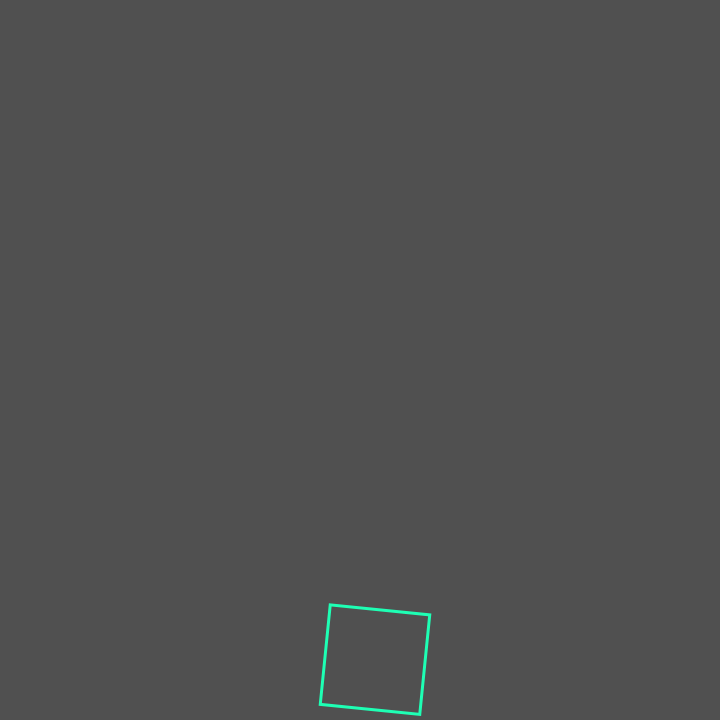
Frame 1 (no input)
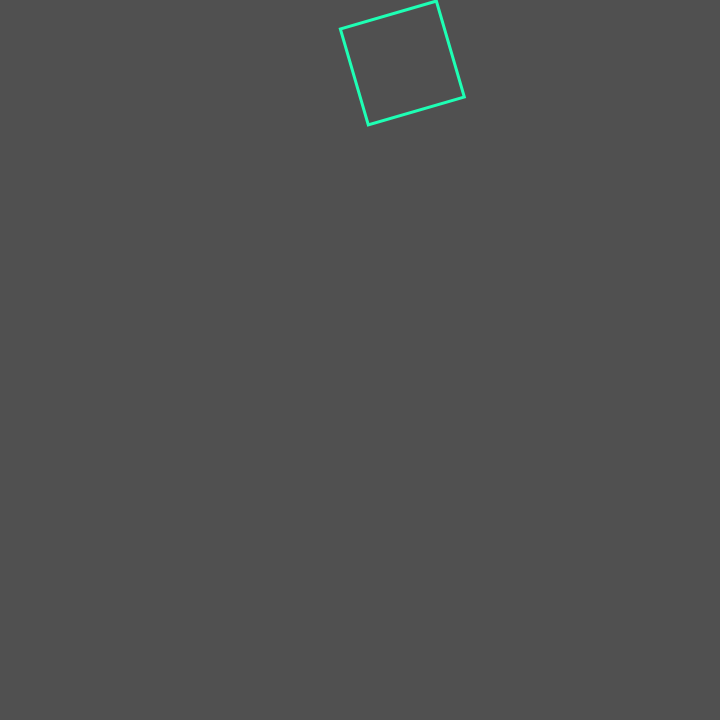
Frame 60 (no input)
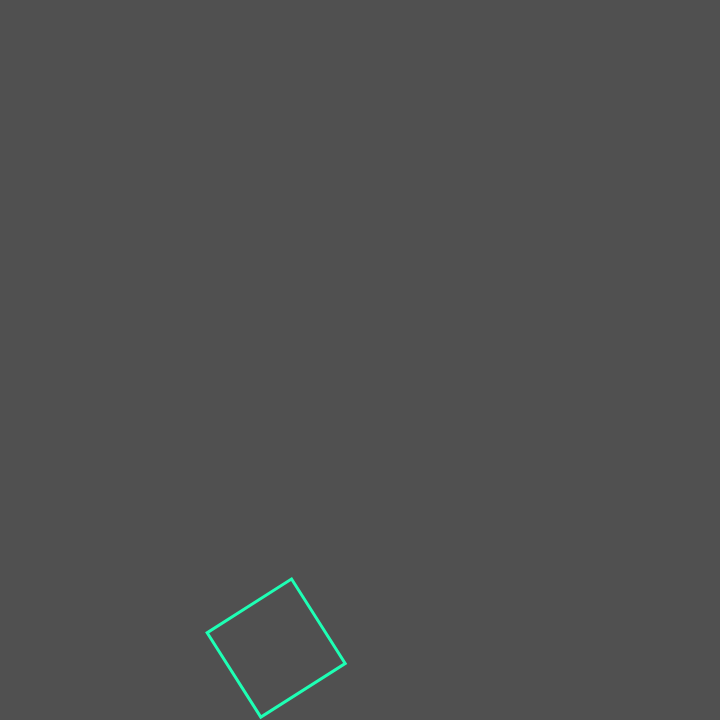
Frame 120 (the mouse pressed at the canvas centre since frame 60)

The p5.js sketch that drew these frames (run headless with seeded random() and noise() and a simulated clock; from frame 60 on, the mouse is pressed at the canvas centre):

// p5.js sketch
// ── sketch.js
function setup() {
  createCanvas(720, 720);
  rectMode(CENTER);
  strokeWeight(3);
  stroke(30, 255, 180);
  noFill();
}

function draw() {
  background(80);

  var speed = 0.05;
  var amplitude = 300;
  var wavelength = frameCount;
  var sineWave = sin(wavelength*speed)*amplitude;
  var cosWave = cos(wavelength*speed)*amplitude;
  
  translate(width / 2 + sineWave, height / 2 + cosWave);
  rotate(frameCount * 0.1);
  rect(0,0, 100, 100);
}
